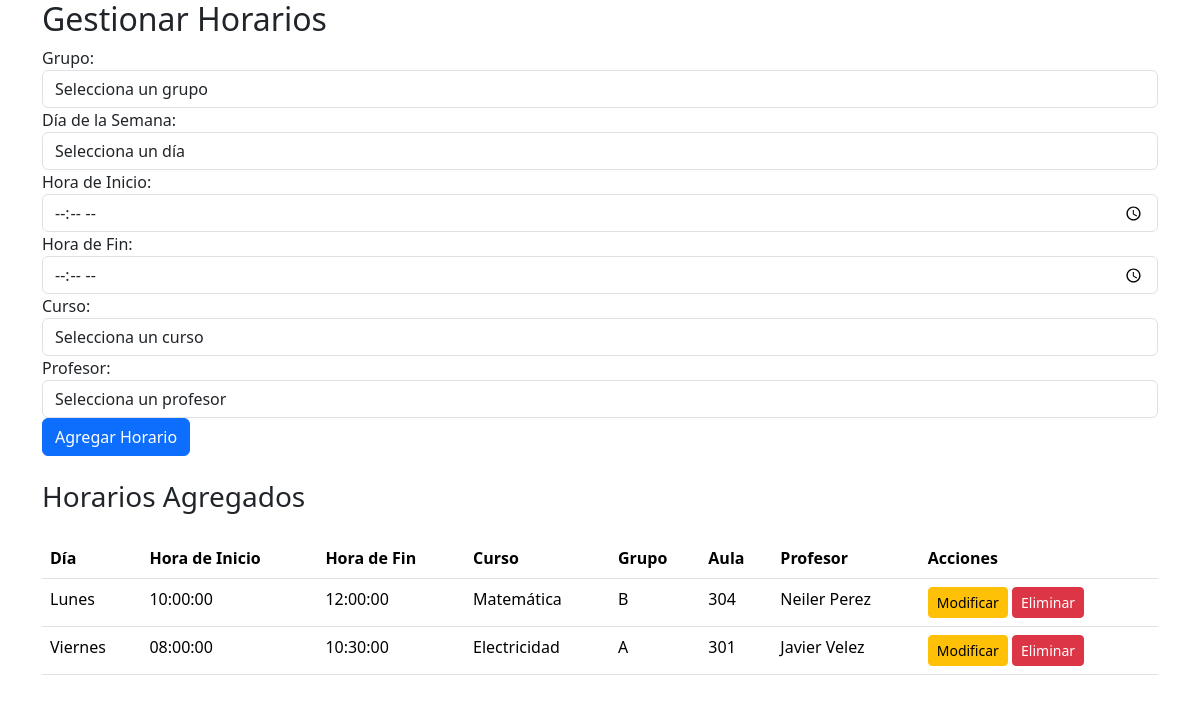
The page /gestionar_horarios.php (signed in) on the database its author committed.
### tables this page shows
CREATE TABLE `horarios` (
  `idHorario` int(11) NOT NULL,
  `idGrupo` int(11) NOT NULL,
  `diaSemana` varchar(20) NOT NULL,
  `horaInicio` time NOT NULL,
  `horaFin` time NOT NULL,
  `idCurso` int(11) NOT NULL,
  `idProfesor` int(11) NOT NULL,
  `aula` varchar(20) NOT NULL
);

CREATE TABLE `cursos` (
  `idCurso` int(11) NOT NULL,
  `nombreCurso` varchar(150) NOT NULL,
  `descripcion` varchar(100) NOT NULL,
  `imagen` varchar(80) DEFAULT NULL,
  `idNivel` int(11) DEFAULT NULL
);

CREATE TABLE `grupos` (
  `idGrupo` int(11) NOT NULL,
  `idCurso` int(11) NOT NULL,
  `idProfesor` int(11) NOT NULL,
  `nombreGrupo` varchar(10) NOT NULL,
  `aula` varchar(20) NOT NULL,
  `cuposDisponibles` int(11) NOT NULL DEFAULT 30
);

CREATE TABLE `profesores` (
  `idProfesor` int(11) NOT NULL,
  `nombre` varchar(100) NOT NULL,
  `apellido` varchar(100) NOT NULL,
  `email` varchar(100) NOT NULL,
  `telefono` varchar(20) DEFAULT NULL,
  `dni` char(8) NOT NULL,
  `descripcion` text NOT NULL,
  `gradoAcademico` varchar(50) NOT NULL,
  `foto` varchar(255) DEFAULT NULL
);

### gestionar_horarios.php (the view, shortened to what this page needs)
<?php
$pdo = conexionBD();
$sqlHorarios = "SELECT h.*, g.nombreGrupo, c.nombreCurso, p.nombre AS nombreProfesor
                FROM horarios h
                JOIN grupos g ON h.idGrupo = g.idGrupo
                JOIN cursos c ON h.idCurso = c.idCurso
                JOIN profesores p ON h.idProfesor = p.idProfesor";
$stmtHorarios = $pdo->query($sqlHorarios);
$horarios = $stmtHorarios->fetchAll();
?>
<!DOCTYPE html>
<html lang="es">
<head>
    <link href="BOOTSTRAP/css/bootstrap.min.css" rel="stylesheet">
</head>
<body>
<div class="container">
    <h2>Gestionar Horarios</h2>
    <form action="gestionar_horarios.php" method="POST">
        <div class="form-group">
            <label for="idGrupo">Grupo:</label>
            <select class="form-control" name="idGrupo" id="idGrupo" required>
                <option value="">Selecciona un grupo</option>
            </select>
        </div>
        <div class="form-group">
            <label for="diaSemana">Día de la Semana:</label>
            <select class="form-control" name="diaSemana" id="diaSemana" required>
                <option value="">Selecciona un día</option>
            </select>
        </div>
        <div class="form-group">
            <label for="horaInicio">Hora de Inicio:</label>
            <input type="time" class="form-control" name="horaInicio" id="horaInicio" required>
        </div>
        <div class="form-group">
            <label for="horaFin">Hora de Fin:</label>
            <input type="time" class="form-control" name="horaFin" id="horaFin" required>
        </div>
        <div class="form-group">
            <label for="idCurso">Curso:</label>
            <select class="form-control" name="idCurso" id="idCurso" required>
                <option value="">Selecciona un curso</option>
            </select>
        </div>
        <div class="form-group">
            <label for="idProfesor">Profesor:</label>
            <select class="form-control" name="idProfesor" id="idProfesor" required>
                <option value="">Selecciona un profesor</option>
            </select>
        </div>
        <button type="submit" class="btn btn-primary">Agregar Horario</button>
    </form>
    <br>
    <h3>Horarios Agregados</h3>
    <table class="table">
    <table class="table">
    <thead>
        <tr>
            <th>Día</th>
            <th>Hora de Inicio</th>
            <th>Hora de Fin</th>
            <th>Curso</th>
            <th>Grupo</th>
            <th>Aula</th>
            <th>Profesor</th>
            <th>Acciones</th>
        </tr>
    </thead>
    <tbody>
        <?php
        $sqlHorarios = "SELECT h.*, g.nombreGrupo, c.nombreCurso, p.nombre AS nombreProfesor
                        FROM horarios h
                        JOIN grupos g ON h.idGrupo = g.idGrupo
                        JOIN cursos c ON h.idCurso = c.idCurso
                        JOIN profesores p ON h.idProfesor = p.idProfesor";
        $stmtHorarios = $pdo->query($sqlHorarios);
        $horarios = $stmtHorarios->fetchAll();
        if (count($horarios) > 0):
            foreach ($horarios as $horario):
        ?>
            <tr>
                <td><?php echo $horario['diaSemana']; ?></td>
                <td><?php echo $horario['horaInicio']; ?></td>
                <td><?php echo $horario['horaFin']; ?></td>
                <td><?php echo $horario['nombreCurso']; ?></td>
                <td><?php echo $horario['nombreGrupo']; ?></td>
                <td><?php echo $horario['aula']; ?></td>
                <td><?php echo $horario['nombreProfesor']; ?></td>
                <td>
                    <a href="gestionar_horarios.php?idHorario=<?php echo $horario['idHorario']; ?>&action=edit"
                       class="btn btn-warning btn-sm">Modificar</a>
                    <a href="gestionar_horarios.php?idHorario=<?php echo $horario['idHorario']; ?>&action=delete"
                       class="btn btn-danger btn-sm" onclick="return confirm('¿Estás seguro de que quieres eliminar este horario?')">Eliminar</a>
                </td>
            </tr>
        <?php endforeach; ?>
        <?php else: ?>
            <tr>
                <td colspan="8">No hay horarios registrados</td>
            </tr>
        <?php endif; ?>
    </tbody>
</table>
</div>
</body>
</html>

### rows shown on the page
horarios: diaSemana "Lunes", horaInicio "10:00:00", horaFin "12:00:00", idCurso.nombreCurso "Matemática", idGrupo.nombreGrupo "B", aula "304", idProfesor.nombre "Neiler Perez"
horarios: diaSemana "Viernes", horaInicio "08:00:00", horaFin "10:30:00", idCurso.nombreCurso "Electricidad", idGrupo.nombreGrupo "A", aula "301", idProfesor.nombre "Javier Velez"
